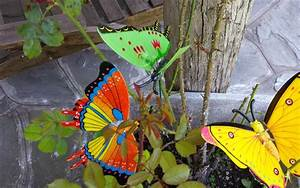
#> input picture test_small2/butterfly/06001.jpeg, 300 x 188 px, given as the content of the folder 3052/Desktop/detr_data/subset of Ainimal-10/data/train_small, which was not available
$ python -i classify_zonghe_k.py   (imports and definitions only)
#> lines starting #> are read from the running program, lines starting #| are printed output that depends on the picture; pictures that were not available may be replaced by others from this repository, and a replacement may not be noted
import os
import numpy as np
from sklearn.neighbors import KNeighborsClassifier
from sklearn.metrics import accuracy_score
from sklearn.preprocessing import StandardScaler
import cv2
import tensorflow as tf
from tensorflow.keras import layers, models

# 训练集文件夹路径
train_folder_path = r"C:\Users\33052\Desktop\detr_data\subset of Ainimal-10\data\train_small"
# 测试集文件夹路径
test_folder_path = r"C:\Users\33052\Desktop\detr_data\subset of Ainimal-10\data\train_small"

# 统一图像尺寸
target_size = (224, 224)

# 提取颜色直方图特征
def extract_color_histogram_feature(image):
    hsv_image = cv2.cvtColor(image, cv2.COLOR_BGR2HSV)
    hist = cv2.calcHist([hsv_image], [0, 1, 2], None, [8, 8, 8], [0, 180, 0, 256, 0, 256])
    cv2.normalize(hist, hist)
    return hist.flatten()

# 提取CLD颜色特征
def extract_cld_feature(image):
    hsv_image = cv2.cvtColor(image, cv2.COLOR_BGR2HSV)
    num_subregions_x = 3
    num_subregions_y = 3
    height, width, _ = hsv_image.shape
    subregion_height = height // num_subregions_y
    subregion_width = width // num_subregions_x
    cld_feature_vector = []

    for i in range(num_subregions_y):
        for j in range(num_subregions_x):
            y_start = i * subregion_height
            y_end = (i + 1) * subregion_height
            x_start = j * subregion_width
            x_end = (j + 1) * subregion_width
            subregion_image = hsv_image[y_start:y_end, x_start:x_end]
            hist = cv2.calcHist([subregion_image], [0, 1, 2], None, [8, 8, 8], [0, 180, 0, 256, 0, 256])
            cv2.normalize(hist, hist)
            cld_feature_vector.extend(hist.flatten())

    return np.array(cld_feature_vector)

# 提取SCD（Scalable Color Descriptor）颜色特征
def extract_scd_feature(image):
    hsv_image = cv2.cvtColor(image, cv2.COLOR_BGR2HSV)
    h_bins = 16
    s_bins = 4
    v_bins = 4
    hsv_hist = cv2.calcHist([hsv_image], [0, 1, 2], None, [h_bins, s_bins, v_bins], [0, 180, 0, 256, 0, 256])
    cv2.normalize(hsv_hist, hsv_hist)
    return hsv_hist.flatten()

# 加载图像数据并提取多种特征
def load_data_and_extract_features(folder_path):
    data = []
    labels = []
    images = []
    for class_folder in os.listdir(folder_path):
        class_path = os.path.join(folder_path, class_folder)
        for image_file in os.listdir(class_path):
            image_path = os.path.join(class_path, image_file)
            image = cv2.imread(image_path)
#> image is the input picture: shape (188, 300, 3); mean B, G, R 85.5, 116.8, 122.7
            # 调整图像尺寸
            image = cv2.resize(image, target_size)
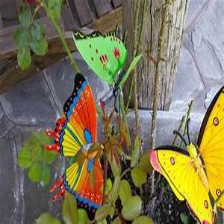
#> image: shape (224, 224, 3); mean B, G, R 85.4, 116.7, 122.6
            images.append(image)

            color_histogram_feature = extract_color_histogram_feature(image)
#> in extract_color_histogram_feature, `hsv_image = cv2.cvtColor(image, cv2.COLOR_BGR2HSV)`: hsv_image: shape (224, 224, 3); mean H, S, V 64.2, 96.3, 133.5
#> color_histogram_feature = 512 values, max 0.437 at index 127, min 0 at index 175, mean 0.0173
            cld_feature = extract_cld_feature(image)
#> after the loop in extract_cld_feature, `for i in range(num_subregions_y):`: cld_feature_vector = 4608 values, max 0.95 at index 4223, min 0 at index 0, mean 0.0103
#> cld_feature has the same summary as cld_feature_vector in extract_cld_feature
            scd_feature = extract_scd_feature(image)
#> scd_feature = 256 values, max 0.434 at index 47, min 0 at index 63, mean 0.0247

            combined_feature = np.concatenate((color_histogram_feature, cld_feature, scd_feature))
#> combined_feature = 5376 values, max 0.95 at index 4735, min 0 at index 175, mean 0.0116

            data.append(combined_feature)
            labels.append(class_folder)

    return np.array(data), np.array(labels), np.array(images)

# 构建CNN模型进行特征提取
# [8 lines that did not run here, left out]

# 加载训练集数据并提取多种特征
train_handcrafted_features, train_labels, train_images = load_data_and_extract_features(train_folder_path)

# 提取CNN特征
# [1 line that did not run here, left out]

# 拼接手工特征和CNN特征
# [1 line that did not run here, left out]

# 对特征数据进行标准化（可选，但对于一些分类器可能有帮助）
scaler = StandardScaler()
# [1 line that did not run here, left out]

# 创建并训练k近邻分类器
k = 6  # 可根据需要调整k值
classifier = KNeighborsClassifier(n_neighbors=k)
# [1 line not run here, left out]

# 加载测试集数据并提取多种特征
test_handcrafted_features, test_labels, test_images = load_data_and_extract_features(test_folder_path)

# 提取测试集的CNN特征
# [1 line that did not run here, left out]

# 拼接测试集的手工特征和CNN特征
# [1 line that did not run here, left out]

# 对测试集特征进行标准化
# [1 line that did not run here, left out]

# 在测试集上进行预测
# [1 line that did not run here, left out]

# 计算分类精度
# [1 line that did not run here, left out]
# [1 line not run here, left out]

>>> import cv2
>>> picture = cv2.imread('test_small2/butterfly/06001.jpeg')
>>> result = extract_color_histogram_feature(picture)
#> in extract_color_histogram_feature (call 3), `hsv_image = cv2.cvtColor(image, cv2.COLOR_BGR2HSV)`: hsv_image: shape (188, 300, 3); mean H, S, V 64.3, 98.5, 133.7
#> result = 512 values, max 0.439 at index 127, min 0 at index 183, mean 0.0177

$ run again, on test_small2/butterfly/06003.jpeg
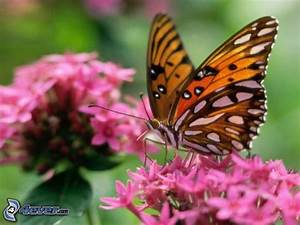
#> input picture test_small2/butterfly/06003.jpeg, 300 x 225 px, given as the content of the folder 3052/Desktop/detr_data/subset of Ainimal-10/data/train_small, which was not available
#> in load_data_and_extract_features, image is the input picture: shape (225, 300, 3); mean B, G, R 83.4, 100.3, 129.8
#> in load_data_and_extract_features, `image = cv2.resize(image, target_size)`:
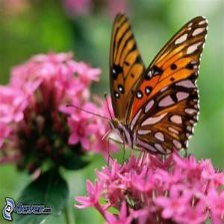
#> image: shape (224, 224, 3); mean B, G, R 83.3, 100.1, 129.7
#> hsv_image: shape (224, 224, 3); mean H, S, V 77.1, 137.4, 142.3
#> color_histogram_feature = 512 values, max 0.424 at index 479, min 0 at index 8, mean 0.0165
#> after the loop in extract_cld_feature, `for i in range(num_subregions_y):`: cld_feature_vector = 4608 values, max 0.727 at index 107, min 0 at index 0, mean 0.0104
#> cld_feature has the same summary as cld_feature_vector in extract_cld_feature
#> scd_feature = 256 values, max 0.505 at index 70, min 0 at index 16, mean 0.0228
#> combined_feature = 5376 values, max 0.727 at index 619, min 0 at index 8, mean 0.0116
#> hsv_image: shape (225, 300, 3); mean H, S, V 77.2, 138.4, 142.4
#> result = 512 values, max 0.43 at index 479, min 0 at index 1, mean 0.0165

$ run again, on test_small2/butterfly/06004.jpeg
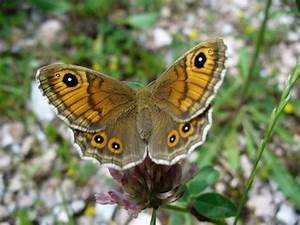
#> input picture test_small2/butterfly/06004.jpeg, 300 x 225 px, given as the content of the folder 3052/Desktop/detr_data/subset of Ainimal-10/data/train_small, which was not available
#> in load_data_and_extract_features, image is the input picture: shape (225, 300, 3); mean B, G, R 91.5, 124.5, 120.8
#> in load_data_and_extract_features, `image = cv2.resize(image, target_size)`:
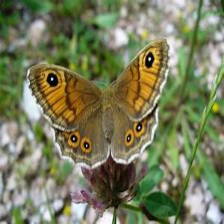
#> image: shape (224, 224, 3); mean B, G, R 91.4, 124.4, 120.6
#> hsv_image: shape (224, 224, 3); mean H, S, V 43.1, 91.9, 131.9
#> color_histogram_feature = 512 values, max 0.274 at index 76, min 0 at index 0, mean 0.0173
#> after the loop in extract_cld_feature, `for i in range(num_subregions_y):`: cld_feature_vector = 4608 values, max 0.55 at index 2083, min 0 at index 0, mean 0.0132
#> cld_feature has the same summary as cld_feature_vector in extract_cld_feature
#> scd_feature = 256 values, max 0.311 at index 53, min 0 at index 7, mean 0.0251
#> combined_feature = 5376 values, max 0.55 at index 2595, min 0 at index 0, mean 0.0141
#> hsv_image: shape (225, 300, 3); mean H, S, V 43.4, 92.6, 132.1
#> result = 512 values, max 0.268 at index 76, min 0 at index 8, mean 0.0176

$ run again, on test_small2/butterfly/06007.jpeg
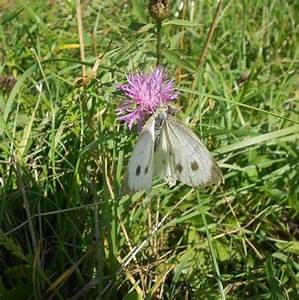
#> input picture test_small2/butterfly/06007.jpeg, 299 x 300 px, given as the content of the folder 3052/Desktop/detr_data/subset of Ainimal-10/data/train_small, which was not available
#> in load_data_and_extract_features, image is the input picture: shape (300, 299, 3); mean B, G, R 61, 116, 102.2
#> in load_data_and_extract_features, `image = cv2.resize(image, target_size)`:
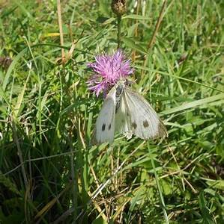
#> image: shape (224, 224, 3); mean B, G, R 60.8, 115.8, 102
#> hsv_image: shape (224, 224, 3); mean H, S, V 40.8, 141, 117.6
#> color_histogram_feature = 512 values, max 0.466 at index 100, min 0 at index 39, mean 0.0104
#> after the loop in extract_cld_feature, `for i in range(num_subregions_y):`: cld_feature_vector = 4608 values, max 0.674 at index 1124, min 0 at index 0, mean 0.00907
#> cld_feature has the same summary as cld_feature_vector in extract_cld_feature
#> scd_feature = 256 values, max 0.542 at index 57, min 0 at index 4, mean 0.0141
#> combined_feature = 5376 values, max 0.674 at index 1636, min 0 at index 39, mean 0.00944
#> hsv_image: shape (300, 299, 3); mean H, S, V 40.8, 143.9, 117.8
#> result = 512 values, max 0.442 at index 100, min 0 at index 39, mean 0.0108
